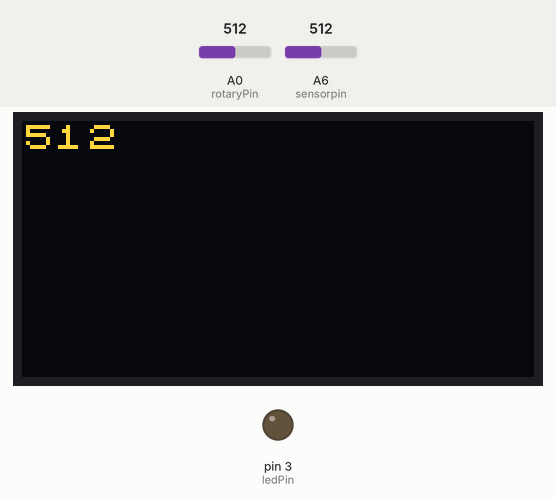
Bench run of a sketch on a simulated Arduino Nano, built with avr-gcc and run on an emulated ATmega328P. On the bench: 128×64 one-colour display, output pins drawn as LEDs (lit = HIGH). The inputs (shaded band) are chosen by the test bench; at power-on: A0 (rotaryPin) = 512, A6 (sensorpin) = 512. The OLED is the two-colour kind (top 16 rows yellow); what the sketch prints to the serial monitor is not drawn.

Above: at 1.2 s.
1.3 s: A0 (rotaryPin) set to 520
At 1.8 s:
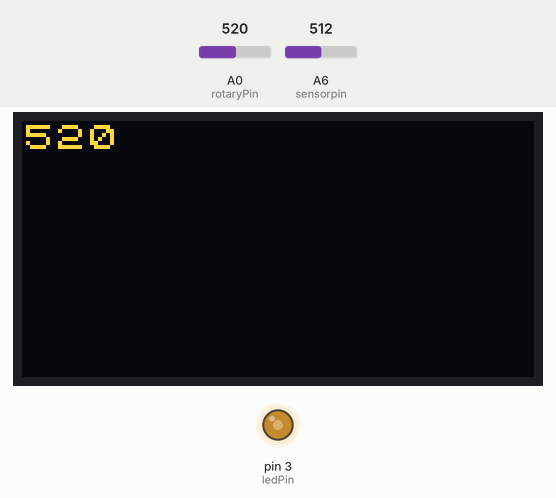
4.0 s: A6 (sensorpin) set to 306
At 5.3 s:
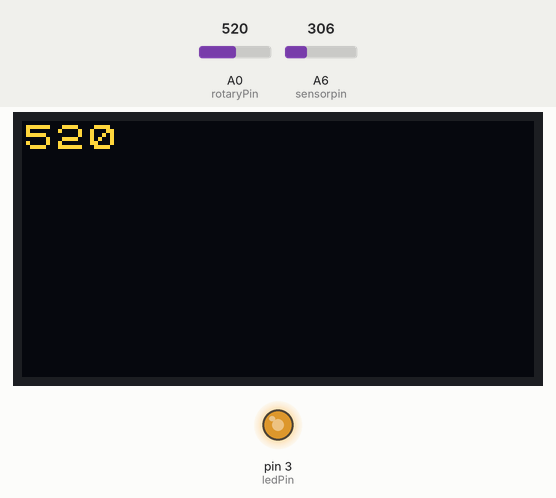
6.9 s: A6 (sensorpin) set to 246
At 7.5 s:
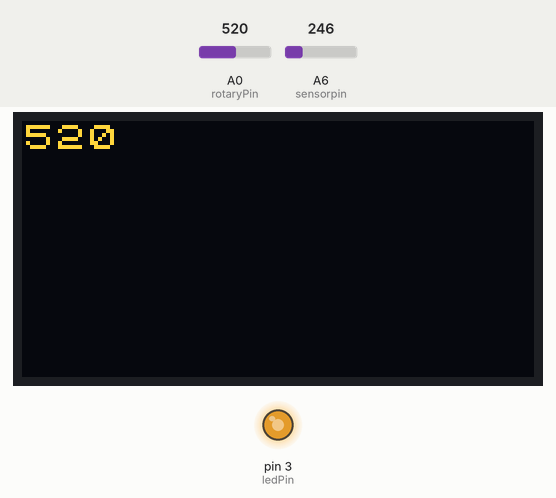
9.8 s: A0 (rotaryPin) set to 511
At 11.0 s:
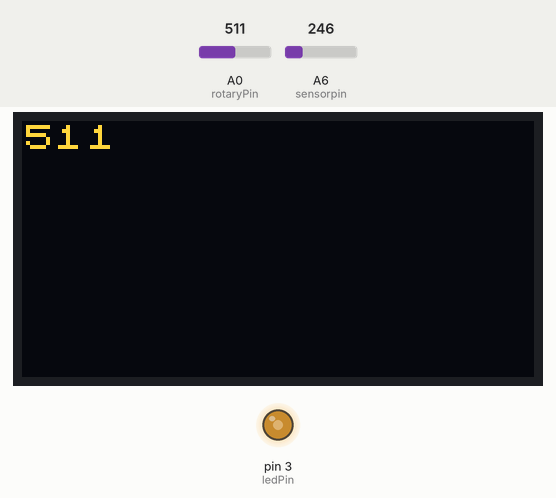
11.4 s: A0 (rotaryPin) set to 716
At 12.5 s:
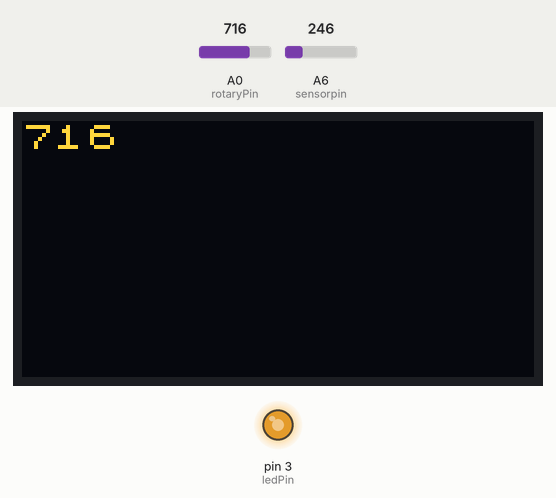
Timing chart, 0 to 14.0 s (numbered marks = the images above; inputs shaded):
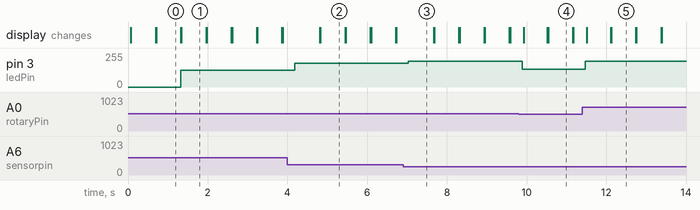

Measured:
- the behaviour switches between 512 and 513 on A0 (rotaryPin) (found by bisection; images 0 and 1)
- after the input at 1.3 s, pin 3 (ledPin): 0/255 → 127/255 at once; the display: first differs from a run without the input at once (image 1)
- after the input at 4.0 s, pin 3 (ledPin): 127/255 → 179/255 after 0.18 s
- after the input at 6.9 s, pin 3 (ledPin): 179/255 → 194/255 after 0.13 s
- after the input at 9.8 s, pin 3 (ledPin): 194/255 → 133/255 after 0.09 s; the display: changes after 0.13 s (image 4)
- after the input at 11.4 s, pin 3 (ledPin): 133/255 → 194/255 after 0.07 s; the display: changes after 0.12 s (image 5)
- what the display in image 1 shows lasts 0.7 s, from 1.3 s to 2.0 s

The sketch:

smart-night-light.ino
```cpp
// Light Switch
int sensorpin = A6;
int ledPin = 3;
int buttonPin = 6;
int sensorValue = 0;
int outputValue = 0;
int rotaryPin = A0;
int rotaryValue = 0;
bool trueVal = false;
int buttonState = 0;
int brightness = 0;
int ledbright = 0;
bool buttonLock = false; // getting all the variables


#include <U8x8lib.h>

U8X8_SSD1306_128X64_NONAME_HW_I2C u8x8(/* reset=*/ U8X8_PIN_NONE);


void setup() {

  pinMode(ledPin, OUTPUT);
  pinMode(sensorpin, INPUT);
  pinMode(rotaryPin, INPUT);
  pinMode(buttonPin, INPUT);
  u8x8.begin();
  Serial.begin(9600);
}

void loop() {
  u8x8.clear();
  u8x8.setFont(u8x8_font_chroma48medium8_r);
  u8x8.setCursor(0, 0);
  sensorValue = analogRead(sensorpin);
  rotaryValue = analogRead(rotaryPin);
  Serial.println(rotaryValue);
  Serial.println(sensorValue);


  if (sensorValue < rotaryValue && rotaryValue > 511) {
    analogWrite(ledPin, 255 - (sensorValue / 4));
    trueVal = true;
  } else if (sensorValue < rotaryValue && rotaryValue < 512 && rotaryValue > 255) {
    analogWrite(ledPin, 255 - ((sensorValue / 4) * 2));
    trueVal = true;
  } else if (sensorValue < rotaryValue && rotaryValue < 256) {
    analogWrite(ledPin, 255 - (sensorValue / 4) * 4);
    trueVal = true;
  } else {
    analogWrite(ledPin, 0);
    trueVal = false;
  };


  u8x8.print(rotaryValue);
  u8x8.setCursor(0, 25);
  u8x8.print(trueVal);
  u8x8.setCursor(0, 50);
  u8x8.print("light level: ");
  u8x8.print(sensorValue);
  u8x8.setFlipMode(1);
  delay(200);
}
```
